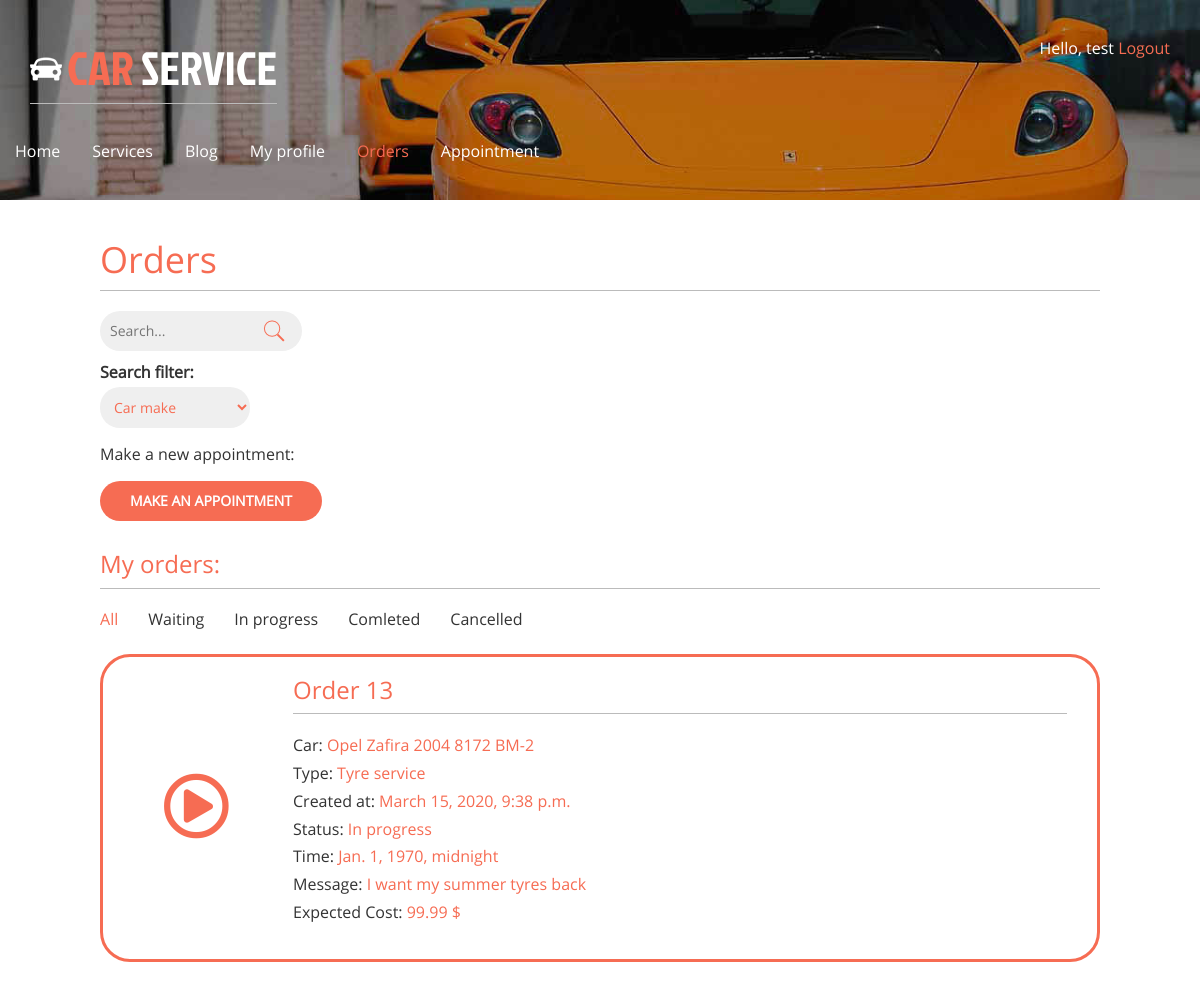
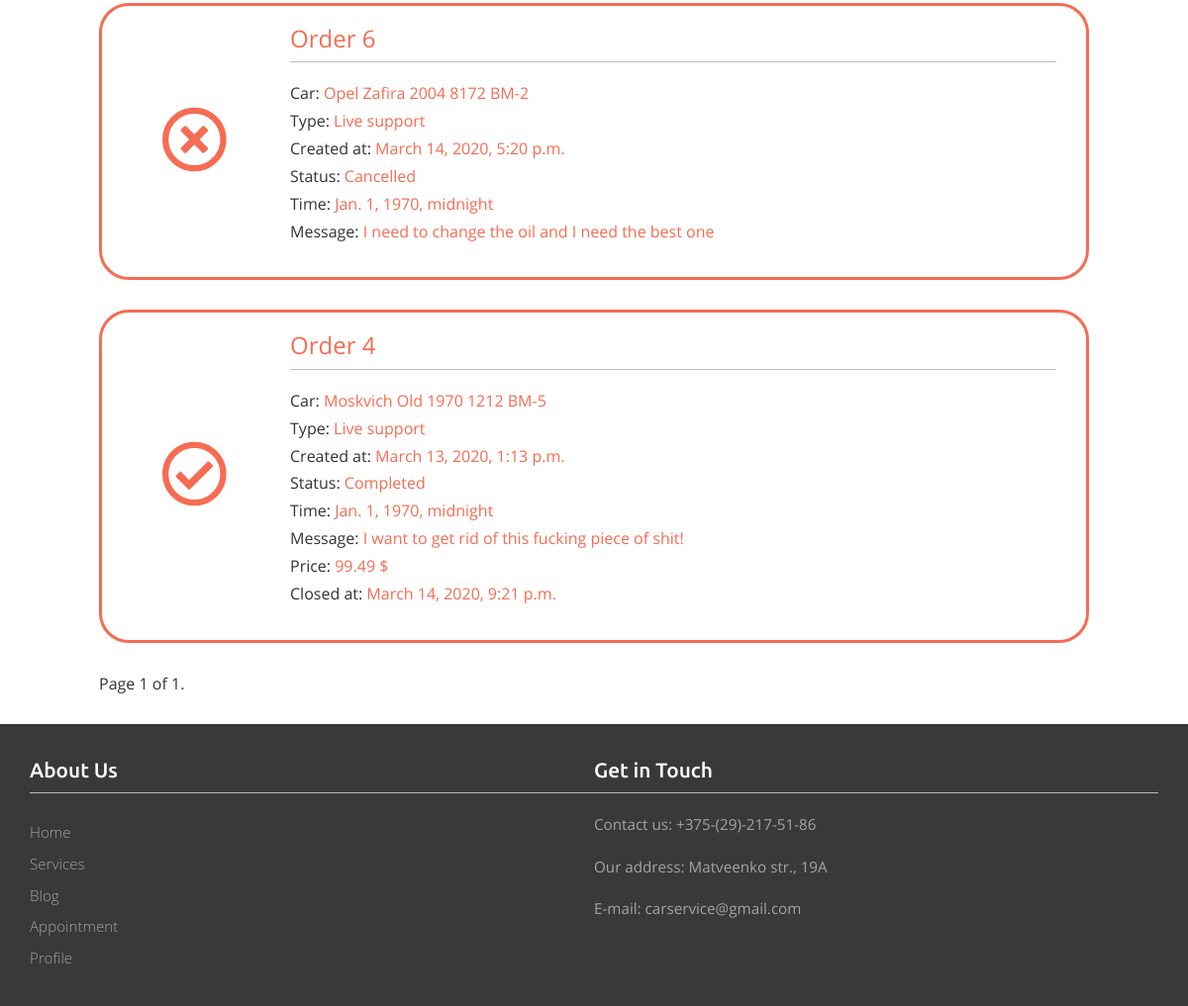
The app's page /orders/ (signed in) with its own data (2 pictures, top to bottom).
### orders/models.py (models this page shows)
class Order(models.Model):
    WORK_TYPE_CHOICES = [
        ('Live support','Live support'),
        ('Repair service', 'Repair service'),
        ('Complete care', 'Complete care'),
        ('Spare parts', 'Spare parts'),
        ('Sales service', 'Sales service'),
        ('Tyre service', 'Tyre service'),
        ('Other', 'Other')
    ]
    STATUS_CHOICES = (
        ('Waiting', 'Waiting'),
        ('In progress', 'In progress'),
        ('Completed', 'Completed'),
        ('Cancelled', 'Canceled'),
    )
    user = models.ForeignKey(User, on_delete=models.CASCADE, related_name='orders')
    profile = models.ForeignKey(Profile, on_delete=models.CASCADE, related_name='user_orders')
    date = models.ForeignKey(OrderDate, on_delete=models.CASCADE, default=1, related_name='order_dates')
    car = models.ForeignKey(Car, on_delete=models.CASCADE, related_name='cars')
    type = models.CharField(choices=WORK_TYPE_CHOICES, max_length=50, default='Other')
    created_at = models.DateTimeField(auto_now_add=True)
    closed_at = models.DateTimeField(null=True)
    status = models.CharField(choices=STATUS_CHOICES, max_length=50, default='Waiting')
    price = models.FloatField(null=True)
    message = models.TextField(max_length=250)

class OrderDate(models.Model):
    ORDER_DATE_CHOICES = [
        ('09:00', '09:00:00'),
        ('10:00', '10:00:00'),
        ('11:00', '11:00:00'),
        ('12:00', '12:00:00'),
        ('13:00', '13:00:00'),
        ('14:00', '14:00:00'),
        ('15:00', '15:00:00'),
        ('16:00', '16:00:00')
    ]
    order_id = models.IntegerField()
    date = models.DateField()
    time = models.TimeField()

### account/models.py (models this page shows)
class Car(models.Model):
    user = models.ForeignKey(User, on_delete=models.CASCADE, related_name='car')
    make = models.CharField(max_length=50)
    model = models.CharField(max_length=100)
    year = models.IntegerField()
    vin = models.CharField(max_length=10)

### orders/views.py (the view, shortened to what this page needs)
# urls.py: path('orders/', include('orders.urls')),
@login_required
def orders(request):
    if request.user.is_superuser:
        object_list = Order.objects.order_by('-created_at')
    else:
        object_list = request.user.orders.all().order_by('-created_at')
    filter = request.GET.get('filter')
    filter_values = {'waiting':'Waiting', 'in-progress':'In progress', 'completed':'Completed', 'cancelled':'Cancelled'}
    if filter:
        object_list = object_list.filter(status=filter_values[filter])
    query = request.GET.get('query')
    search = request.GET.get('search')
    paginator = Paginator(object_list, 3) # По 3 статьи на каждой странице.
    page = request.GET.get('page')
    try:
        orders = paginator.page(page)
        print('Orders:', orders.object_list)
    except PageNotAnInteger:        # Если страница не является целым числом, возвращаем первую страницу.
        orders = paginator.page(1)
        print('PgNotInt:', orders)
    except EmptyPage:        # Если номер страницы больше, чем общее количество страниц, возвращаем последнюю.
        orders = paginator.page(paginator.num_pages)
        print('EmptPg:', orders)
    return render(request, 'orders.html', {'section':'orders', 'orders':orders, 'page':page, 'filter':filter, 'search':request.POST.get('search-filter'), 'query':request.POST.get('query')})

### orders/templates/orders.html (shortened to what this page needs)
{% extends "base.html" %}
{% load static %}
{% block content %}
<h1>Orders</h1>
<div class="search">
    <form method="POST">
       <input type="text" value="" name="query" placeholder="Search...">
       <input type="submit" value="">
        <label for="search-filter">Search filter:</label>
        <select name="search-filter" id="search-filter">
            <option value="Car make"> Car make</option>
        </select>
    </form>
</div>
{% if request.user.is_staff %}
<h3>All orders:</h3>
{% else %}
<div class="new-order">
<p>Make a new appointment:</p>
<a href="appointment" class="button">Make an appointment</a>
</div>
<h3>My orders:</h3>
{% endif %}
<div class="collapse navbar-collapse nav-wil" id="bs-example-navbar-collapse-1">
    <ul class="nav navbar-nav nav-filter">
        <li {% if not filter %} class="active"{% endif %}><a href="/orders/">All</a></li>
        <li {% if filter == 'waiting' %} class="active"{% endif %}><a href="/orders/?filter=waiting">Waiting</a></li>
        <li {% if filter == 'in-progress' %} class="active"{% endif %}><a href="/orders/?filter=in-progress">In progress</a></li>
        <li {% if filter == 'completed' %} class="active"{% endif %}><a href="/orders/?filter=completed">Comleted</a></li>
        <li {% if filter == 'cancelled' %} class="active"{% endif %}><a href="/orders/?filter=cancelled"">Cancelled</a></li>
    </ul>
</div>
{% if orders.object_list.count %}
{% for order in orders.object_list%}
<div class="order">
    <div>
        {% if order.status == 'Cancelled' %}
        <i class="far fa-times-circle"></i>
        {% elif order.status == 'Completed' %}
        <i class="far fa-check-circle"></i>
        {% elif order.status == 'Waiting' %}
        <i class="far fa-clock"></i>
        {% elif order.status == 'In progress'%}
        <i class="far fa-play-circle"></i>
        {% endif %}
    </div>
    <div style="flex-grow: 1;">
        <h3>Order {{order.id}}</h3>
        <p>Car: <span>{{order.car.make}} {{order.car.model}} {{order.car.year}} {{order.car.vin}}</span></p>
        <p>Type: <span>{{order.type}}</span></p>
        <p>Created at: <span>{{order.created_at}}</span></p>
        <p>Status: <span>{{order.status}}</span></p>
        <p>Time: <span>{{order.date.date}},  {{order.date.time}}</span></p>
        <p>Message: <span> {{order.message}}</span></p>
        {% if order.closed_at and order.status != 'Cancelled' %}
        <p>Price: <span>{{order.price}} $</span></p>
        <p>Closed at: <span>{{order.closed_at}}</span> </p>
        {% elif order.status == 'In progress' %}
        <p>Expected Cost: <span>{{order.price}} $</span></p>
        {% endif %}
    </div>
</div>
{% endfor %}
{% else %}
<p>There are no orders.</p>
{% endif %}
{% include "pagination.html" with page=orders %}
{% endblock %}

### account/templates/base.html (shortened to what this page needs)
{% load static %}
<!DOCTYPE html>
<html>
    <head>
        <link href="{% static "css/bootstrap.css" %}" rel='stylesheet' type='text/css' />
        <link href="{% static "css/style.css" %}" rel='stylesheet' type='text/css' />
        <link href="{% static "css/font-awesome/css/all.css" %}" rel="stylesheet" type='text/css'/>
    </head>
    <body>
        <div class="banner banner2">
            <div class="container">
                <div class="header">
                    <div class="logo">
                        <h1><a href="{% url "main" %}"><img src="{% static "images/car.png" %}" alt=""/>CAR <span>SERVICE</span></a></h1>
                    </div>
                    <div class="top_details">
                        <p>
                            {% if request.user.is_authenticated %}
                             Hello, {{ request.user.username }}<a href="{% url "logout" %}"> Logout</a>
                            {% else %}<a href="{% url "login" %}">Log-in</a>{% endif %}
                        </p>
                    </div>
                    <div class="clearfix"></div>
                </div>
                <nav class="navbar navbar-default">
                    <div class="collapse navbar-collapse nav-wil" id="bs-example-navbar-collapse-1">
                        <ul class="nav navbar-nav">
                            <li {% if section == "main" %} class="active"{% endif %}><a href="/main/">Home</a></li>
                            <li {% if section == "services" %} class="active"{% endif %}><a href="{% url "services" %}">Services</a></li>
                            <li {% if section == "blog" %} class="active"{% endif %}><a href="/blog/">Blog</a></li>
                            <li {% if section == "profile" %} class="active"{% endif %}><a href="{% url "profile" %}">My profile</a></li>
                            <li {% if section == "orders" %} class="active"{% endif %}><a href="/orders/">Orders</a></li>
                            <li {% if section == "appointment" %} class="active"{% endif %}><a href="/orders/appointment">Appointment</a></li>
                        </ul>
                    </div>
                 </nav>
            </div>
        </div>
        <div id="content">
        {% block content %}{% endblock %}
        </div>
        <div class="footer2">
            <div class="container">
            <div class="ftr2-grids">
              <div class="col-md-6 ftr2-grid1">
                 <h3>About Us</h3>
                 <ul>
                    <li><a href="about.html">Home</a></li>
                    <li><a href="services.html">Services</a></li>
                    <li><a href="blog.html">Blog</a></li>
                    <li><a href="gallery.html">Appointment</a></li>
                    <li><a href="contact.html">Profile</a></li>
                 </ul>
             </div>
             <div class="col-md-6 ftr6-grid3">
                 <h3>Get in Touch</h3>
                <p>Contact us: +375-(29)-217-51-86</p>
                <p>Our address: Matveenko str., 19A</p>
                <p>E-mail: carservice@gmail.com</p>
             </div>
             <div class="clearfix"></div>
        </div>

### account/static/css/style.css (style rules this page uses)
h4, h5, h6, h1, h2, h3 { border-bottom:1px solid #bbb; padding:0 0 10px 0; margin:20px 0 20px 0; color:#f66c53; }
ul, ol { margin: 0; padding:0; }
p { margin: 5px 0px; font-size: 12pt; }
.navbar-nav { margin: -15px; margin-bottom: 10px; }
.nav-filter a { color: #333 !important; }
i { cursor: pointer; }
select { width: 15%; }
html, body { font-family: 'OpenSans-Regular'; font-size: 100%; background: #ffffff; }
.new-order p { padding-bottom: 10px; }
.new-order { margin-bottom: 30px; }
.order { border-radius: 30px; border: solid 3px #f66c53; padding: 0px 30px 30px 30px; margin-bottom: 30px; background-clip: padding-box; display: flex; flex-direction: row; align-items: center; }
.order i { width: 100px; height: 100px; font-size: 50pt; padding-top: 30px; color: #f66c53; margin: 0px 30px; }
.info span, .car span, .order span, .edit-order span, .search span { color:#f66c53; }
h1 { border-bottom:1px solid #bbb; padding:0 0 10px 0; margin:10px 0 20px 0; color:#f66c53; }
input[type=submit], button, a.button { font-weight:bold; background:#f66c53; color:#fff; padding: 10px 30px; font-size:14px; text-transform:uppercase; border: 0; border-radius: 20px; margin: 0px 0px; }
#content { padding: 30px 100px ; }
form { overflow:auto; }
label { float:left; clear:both; color:#333; margin-bottom:4px; }
input[type="text"], input[type="password"], input[type="email"], input[type="file"], input[type="number"], textarea, select { clear:both; float:left; margin:0 0 10px; background:#efefef; border:0; font-size:14px; border-radius: 20px; padding: 10px 10px; border: 0px solid #f66c53; color:#f66c53; }
body a { transition:0.5s all; -webkit-transition:0.5s all; -moz-transition:0.5s all; -o-transition:0.5s all; -ms-transition:0.5s all; text-decoration: none; color: #f66c53; }
.banner { background:url(../images/bg3.jpg) no-repeat 0px -120px; background-size:cover; min-height:800px; }
.header { margin-top:2em; }
.logo { float:left; }
.logo h1 a { color:#F66C53; text-decoration:none; font-family:'JockeyOne-Regular'; font-size:1.3em; }
.logo h1 a img { margin-right:5px; vertical-align:initial; }
.logo h1 a span { color:#fff; }
.top_details { float:right; }
.top_details p { color:#fff; margin-bottom:0.5em; }
.search { border-radius: 3px; }
.search input[type="submit"] { background: url('../images/search1.png') no-repeat 0px 8px; border: none; cursor: pointer; position: absolute; margin-left: -40px; }
.navbar-default { background:none; border:none; }
.navbar-default ul li { display:inline-block; }
.navbar-default ul li a { display:block; color:#fff; text-decoration:none; padding:0 2em 0 0; }
ul.navbar-nav li.active a { background:none!important; color:#F66C53!important; }
.navbar-default .navbar-nav > li > a { color:#fff; }
.navbar-collapse { padding:0; }
.navbar { margin:2em 0; }
.footer2 { background:#393939; padding-bottom: 1em; }
.ftr2-grid1 { padding:1em 0; }
.ftr6-grid3 { padding: 1em 0; }
.ftr2-grid1 h3 { color:#fff; font-size:1.3em; font-weight:300; font-family: 'Ubuntu-Medium'; }
.ftr2-grid1 ul { margin:1.5em 0 0em 0; }
.ftr2-grid1 ul li { display:block; }
.ftr2-grid1 ul li a { display:block; padding:5px 0; color:#a4a4a4; font-size:0.95em; font-weight:300; text-decoration:none; font-family: 'Open Sans', sans-serif; }
.ftr6-grid3 h3 { color: #fff; font-size: 1.3em; font-family: 'Ubuntu-Medium'; }
.ftr6-grid3 p { margin-top:1.3em; color:#a4a4a4; font-size:0.95em; line-height:1.5em; }
.banner2 { background: url(../images/bg3.jpg) no-repeat 0px -375px; background-size: cover; min-height: 200px; max-height: 200px; }
.button { font-size: 0.85em; margin-top: 5px; padding: 10px 15px; display: inline-block; background:#F66C53; color: #FFF; outline: 0; }

### records on screen
Order: id "13", car.make "Opel", car.model "Zafira", car.year "2004", car.vin "8172 BM-2", type "Tyre service", created_at "March 15, 2020, 9:38 p.m.", status "In progress", date "Jan. 1, 1970", date.time "midnight", message "I want my summer tyres back", price "99.99"
Order: id "6", car.make "Opel", car.model "Zafira", car.year "2004", car.vin "8172 BM-2", type "Live support", created_at "March 14, 2020, 5:20 p.m.", status "Cancelled", date "Jan. 1, 1970", date.time "midnight", message "I need to change the oil and I need the best one"
Order: id "4", car.make "Moskvich", car.model "Old", car.year "1970", car.vin "1212 BM-5", type "Live support", created_at "March 13, 2020, 1:13 p.m.", status "Completed", date "Jan. 1, 1970", date.time "midnight", message "I want to get rid of this fucking piece of shit!", price "99.49", closed_at "March 14, 2020, 9:21 p.m."

### other values on screen
{{ request.user.username }} "test"
{{ page.number }} "1"
{{ page.paginator.num_pages }} "1"
